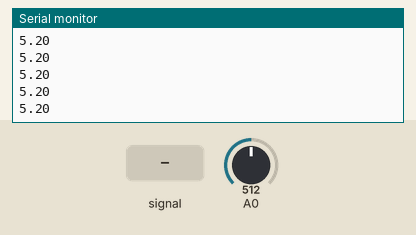
This sketch was run on a simulated Arduino Uno, built with avr-gcc and run on an emulated ATmega328P. Parts: the last lines printed to the serial monitor. The test bench sets the inputs (shaded band); at power-on: A0 = 512.

Above: at 1.2 s.
1.3 s: A0 fed a 200 Hz sine of ±81 counts around its level
At 2.1 s:
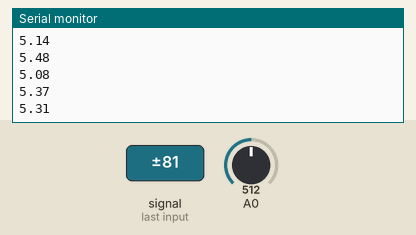
2.8 s: A0 set to 716
At 3.8 s:
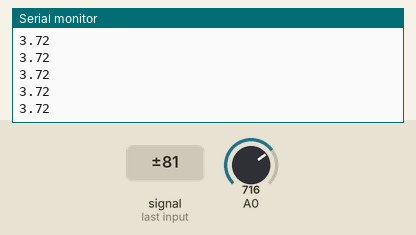
4.3 s: A0 fed a 1000 Hz sine of ±255 counts around its level
At 4.9 s:
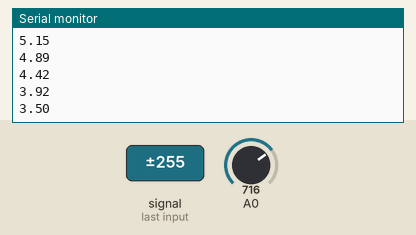
5.8 s: A0 set to 900
At 6.4 s:
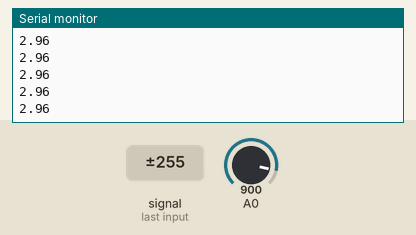
Timing chart, 0 to 7.6 s (numbered marks = the images above; inputs shaded):
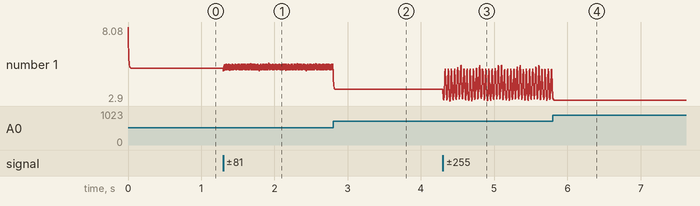

The sketch:

test.ino
```cpp
#include <MegunoLink.h>
#include <Filter.h>

ExponentialFilter<float> counter_filter(40, 10);
//ExponentialFilter<float> mid_filter(4, 80);

unsigned long startTime;
int fps = 400;
int count = 0;

void setup() {
  Serial.begin(57600);
  startTime - millis();
}

void loop() {
  unsigned long curTime = millis();

  float volts = analogRead(A0)*0.0048828125;
  float top = 13*pow(volts, -1);

//  float volts1 = analogRead(A0)*0.0048828125;
//  float mid = 13*pow(volts1, -1);
//  mid_filter.Filter(mid);

    if (curTime > startTime + (1000/fps)){
         if (!(isinf(top))) {
           counter_filter.Filter(top);
           Serial.println(counter_filter.Current());
//      Serial.print(",");
//      Serial.println(mid_filter.Current());
       }
      startTime = millis();
    }
  }
```

Measured:
- after the input at 1.3 s, the serial monitor: prints a new line at once (image 1)
- after the input at 2.8 s, the serial monitor: prints a new line at once (image 2)
- after the input at 4.3 s, the serial monitor: prints a new line at once (image 3)
- plotted number 1: 5.2 → 5.49 after the input at 1.3 s, 5.49 → 3.72 after the input at 2.8 s, 3.72 → 3.36 after the input at 4.3 s
